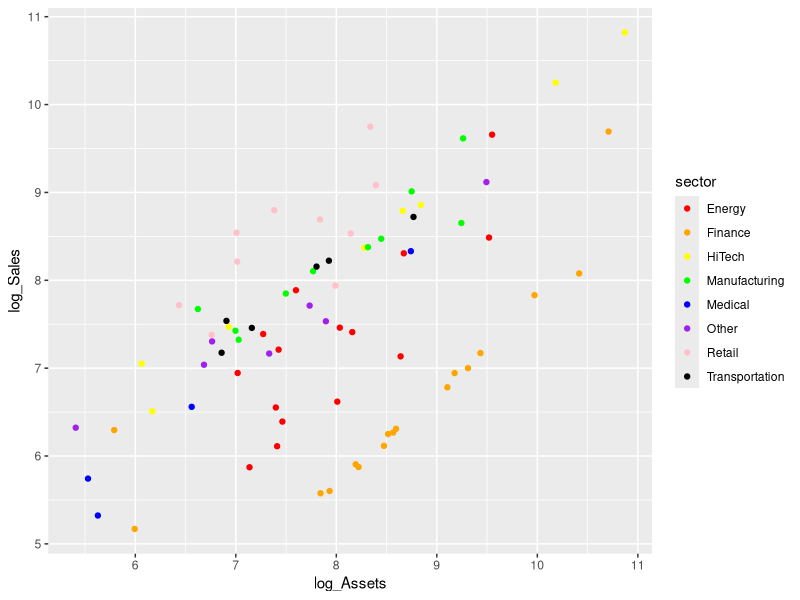
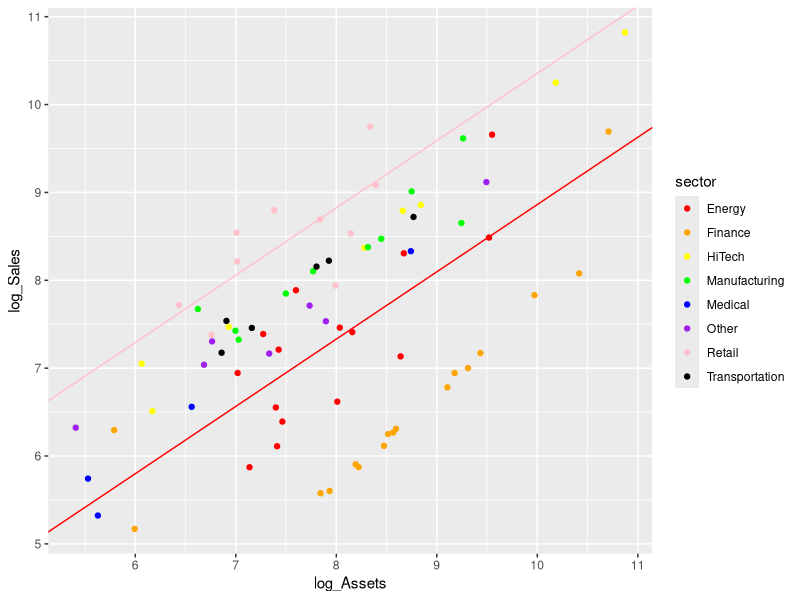
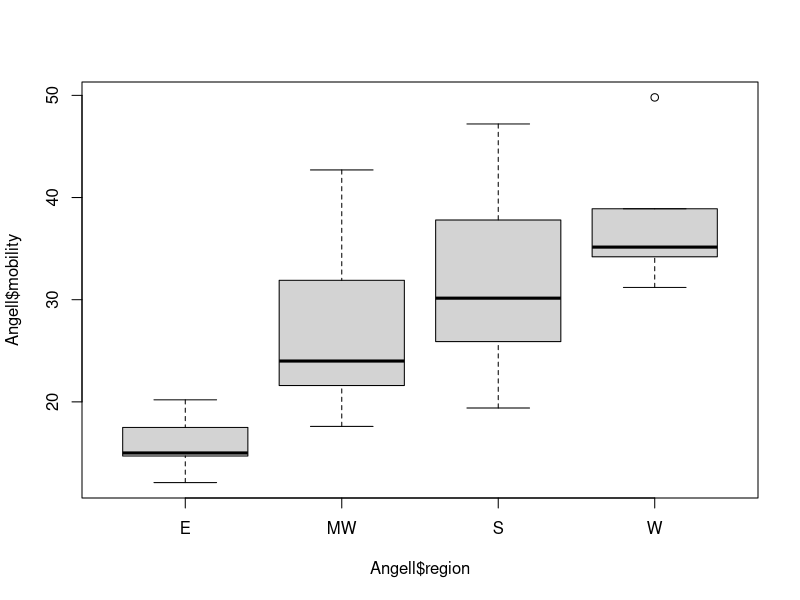
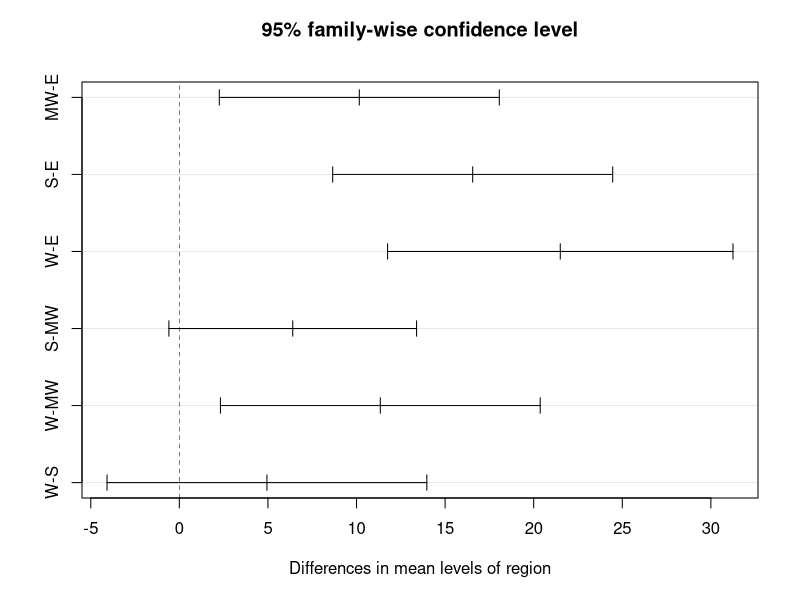
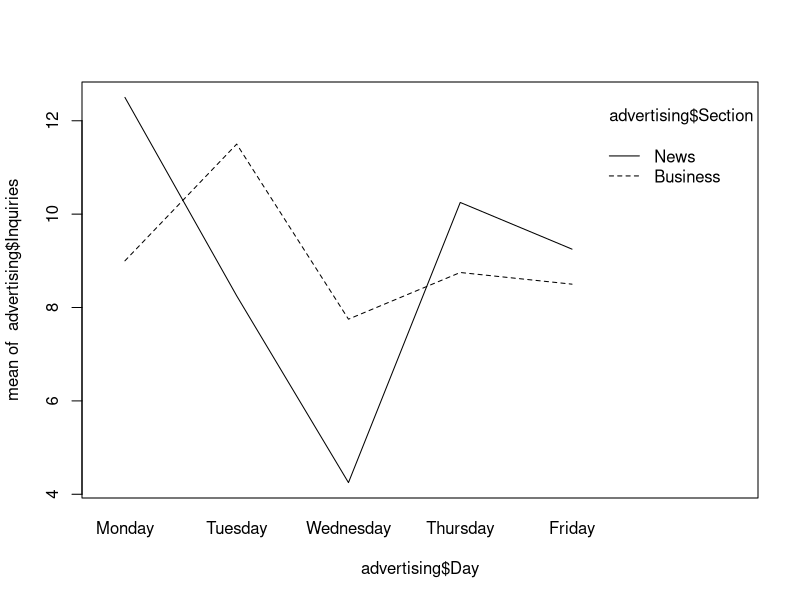

Write the R code that produced these figures, in order.
## ---- chunk 1
knitr::opts_chunk$set(echo = TRUE)

# Here you load the necessary packages.
# Here you enter your name: Soju Hokari - It won't show in the .html file but show in the .rmd file.
library(ggplot2)
library(car)
library(dplyr)
## ---- chunk 2
colors <- c(
    "red",
    "orange",
    "yellow",
    "green",
    "blue",
    "purple",
    "pink",
    "black"
)

forbes500 <- read.csv("datasets/Forbes500.csv")
forbes500$log_Sales <- log(forbes500$Sales)
forbes500$log_Assets <- log(forbes500$Assets)
ggplot(data = forbes500, aes(x = log_Assets, y = log_Sales)) +
    geom_point(aes(color = sector)) +
    scale_color_manual(values = colors)
## ---- chunk 3
# i. Interaction model
lm_interaction <- lm(
    log_Sales ~ log_Assets + sector + log_Assets:sector,
    data = forbes500
)
summary(lm_interaction)

# ii. Additive model
lm_additive <- lm(log_Sales ~ log_Assets + sector, data = forbes500)
summary(lm_additive)

# iii. Anova
anova(lm_additive, lm_interaction)
## ---- chunk 4
# i. Fit the additive model
lm_additive <- lm(data = forbes500, log_Sales ~ sector + log_Assets)

# ii. Fit the simple linear regression model
lm_simple <- lm(data = forbes500, log_Sales ~ log_Assets)

# iii. anova
anova(lm_simple, lm_additive)
## ---- chunk 5
contrasts(factor(forbes500$sector))
## ---- chunk 6
coef <- lm_additive$coefficients

ggplot(data = forbes500, aes(x = log_Assets, y = log_Sales)) +
    geom_point(aes(color = sector)) +
    geom_abline(slope = coef[9], intercept = coef[1], color = colors[1]) +
    geom_abline(
        slope = coef[9],
        intercept = coef[1] + coef[7],
        color = colors[7]
    ) +
    scale_color_manual(values = colors)
## ---- chunk 7
table(Angell$region)
## ---- chunk 8
Angell %>%
    group_by(region) %>%
    summarise(mean_mobility = mean(mobility))
## ---- chunk 9
boxplot(Angell$mobility ~ Angell$region)
## ---- chunk 10
leveneTest(Angell$mobility, Angell$region)
## ---- chunk 11
contrasts(Angell$region)
summary(aov(data = Angell, mobility ~ region))
## ---- chunk 12
lm_mobility_on_region <- lm(data = Angell, mobility ~ region)
summary(lm_mobility_on_region)
## ---- chunk 13
contrasts(Angell$region) <- contr.sum(levels(Angell$region)) # Apply sum-to-zero
contrasts(Angell$region)
aov(data = Angell, mobility ~ region)
## ---- chunk 14
lm_mobility_on_region_sum_to_zero <- lm(data = Angell, mobility ~ region)
summary(lm_mobility_on_region_sum_to_zero)
## ---- chunk 15
anova(lm_mobility_on_region)
## ---- chunk 16
TukeyHSD(aov(lm_mobility_on_region))
plot(TukeyHSD(aov(lm_mobility_on_region)))
## ---- chunk 17
advertising <- read.csv("datasets/advertising2.csv")

# i. reorder the factor levels
advertising$Day <- factor(advertising$Day)
advertising$Section <- factor(advertising$Section)
levels(advertising$Day) <- c(
    "Monday",
    "Tuesday",
    "Wednesday",
    "Thursday",
    "Friday"
)
levels(advertising$Day)

# ii. Change to sum-to-zero
contrasts(advertising$Day) <- contr.sum(levels(advertising$Day))
contrasts(advertising$Day)

# iii. Load the `car` library
library(car)
## ---- chunk 18
interaction.plot(advertising$Day, advertising$Section, advertising$Inquiries)
## ---- chunk 19
lm_with_interaction <- lm(
    data = advertising,
    Inquiries ~ Day + Section + Day:Section
)

Anova(lm_with_interaction, type = "III")
## ---- chunk 20
# To test if there is a significant difference in number of inquiries between
#   the two section on Monday, we do a multiple comparison.
advertising$grouping <- advertising$Day:advertising$Section

contrasts(advertising$grouping) <- contr.sum(levels(advertising$grouping))

contrasts(advertising$grouping)

levels(advertising$Day:advertising$Section)

linearHypothesis(
    lm(data = advertising, Inquiries ~ grouping),
    c(0, 1, -1, 0, 0, 0, 0, 0, 0, 0),
    rhs = 0
)
